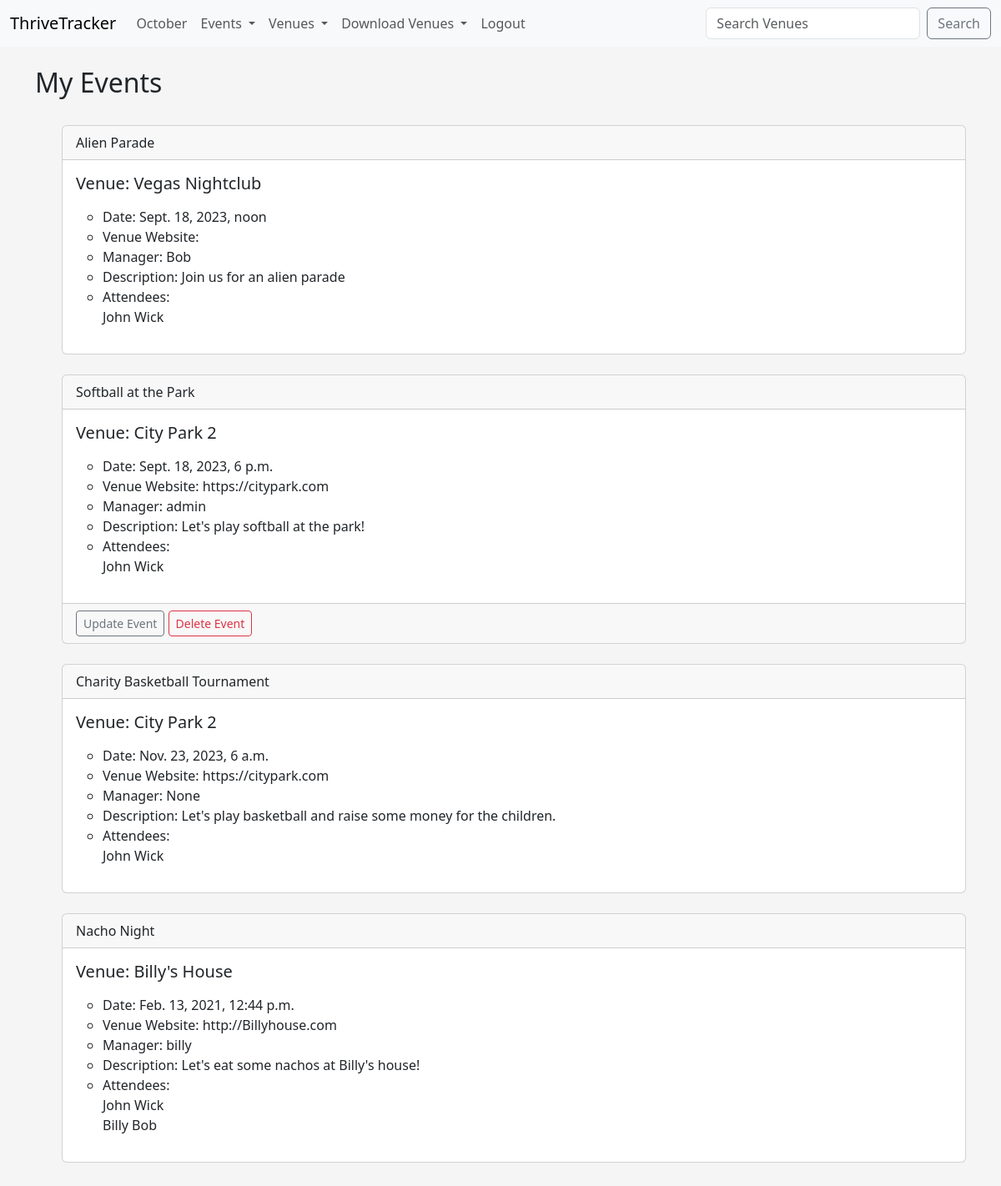
The app's page /my_events (signed in), older data.
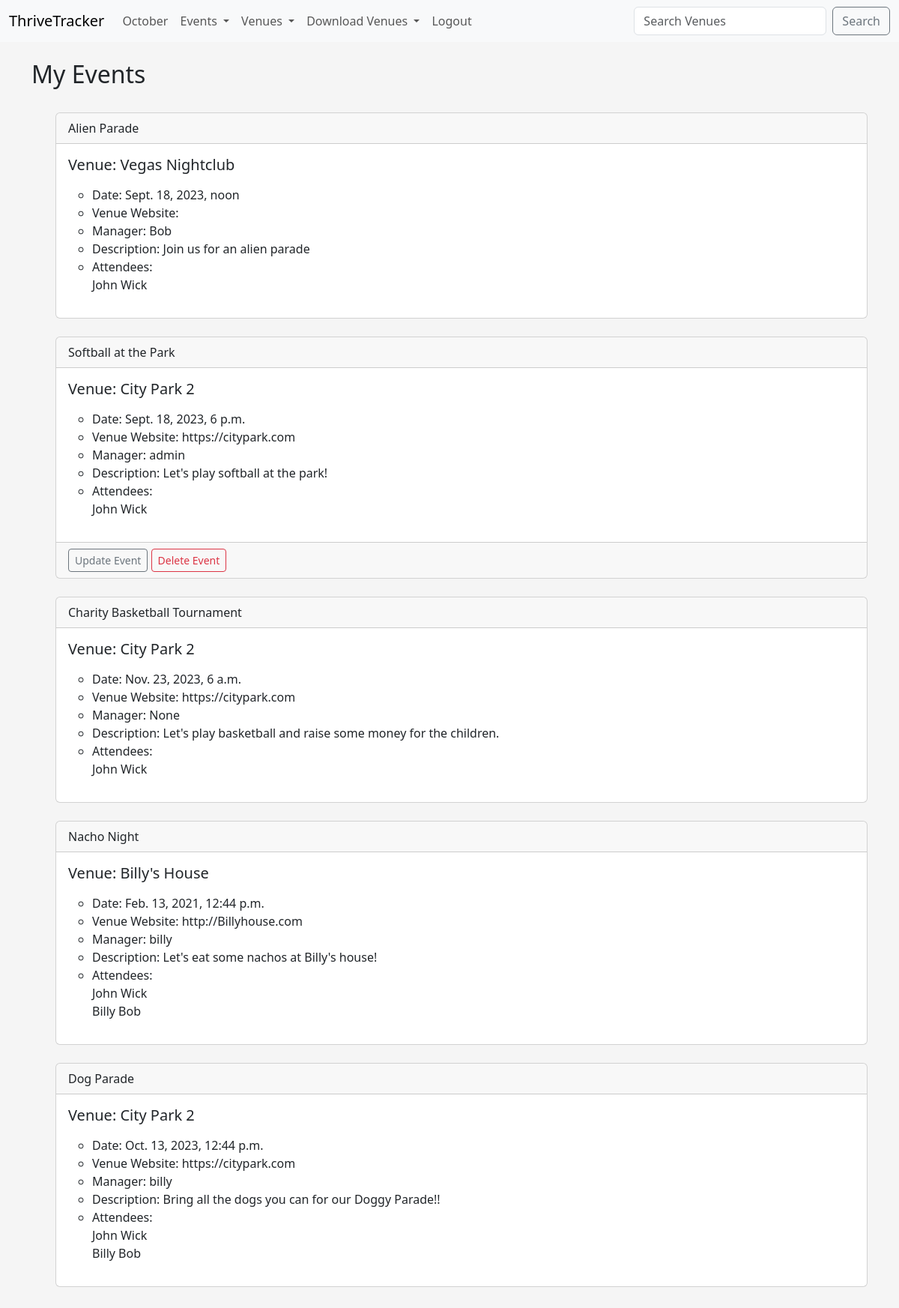
The same page, newer data.
### addiction_calendar/models.py (models this page shows, shortened)
class Event(models.Model):
    name = models.CharField('Event Name', max_length=200)
    event_date = models.DateTimeField('Event Date')
    venue = models.ForeignKey(Venue, blank=True, null=True, on_delete=models.CASCADE)
    manager = models.ForeignKey(User, blank = True, null = True, on_delete=models.SET_NULL)
    description = models.TextField('Event Description', blank=True)
    attendees = models.ManyToManyField(ThriveTrackerUser, blank=True)
    approved = models.BooleanField('Aprroved', default=False)
    def __str__(self):
        return self.name

class Venue(models.Model):
    name = models.CharField('Venue Name', max_length=200)
    address = models.CharField('Venue Address', max_length=300)
    zip_code = models.CharField('Venue Zip Code', max_length=15)
    phone = models.CharField('Venue Phone', max_length=20, blank=True)
    web = models.URLField('Venue Website', blank=True)
    email_address = models.EmailField('Venue Email', blank=True)
    owner = models.IntegerField('Venue Owner', blank=False, default = 1)
    venue_image = models.ImageField('Venue Image', upload_to='images/', blank=True, null=True)
    def __str__(self):
        return self.name

class ThriveTrackerUser(models.Model):
    first_name = models.CharField('First Name', max_length=200)
    last_name = models.CharField('Last Name', max_length=200)
    username = models.CharField('Username', max_length=200)
    email = models.EmailField('Email Address')
    def __str__(self):
        return self.first_name + ' ' + self.last_name

### addiction_calendar/views.py (the view)
# urls.py: path('my_events', views.my_events, name='my-events'),
def my_events(request):
    if request.user.is_authenticated:
        me = request.user.id
        events = Event.objects.filter(attendees=me)
        return render(request, 'addiction_events/my_events.html',
                      {"events":events})
    else:
        messages.success(request, ("You Aren't Authorized To View This Page"))
        return redirect('home')

### addiction_calendar/templates/addiction_events/my_events.html (shortened to what this page needs)
{% extends 'addiction_events/base.html' %}
{% block content %}
    <h2>My Events</h2>
    <br/>
    <ul>
        {% for event in events %}
        <div class="card">
            <div class="card-header">
                {{ event }}
            </div>
            <div class="card-body">
              <h5 class="card-title">Venue: {{ event.venue }}</h5>
              <p class="card-text">
                <ul>
                    <li>Date: {{ event.event_date }}</li>
                    <li>Venue Website: {{ event.venue.web }}</li>
                    <li>Manager: {{ event.manager }}</li>
                    <li>Description: {{ event.description }}</li>
                    <li>Attendees:
                        <br/>
                    {% for user in event.attendees.all %}
                         {{ user }}
                         <br/>
                    {% endfor %}
                    </li>
                </ul>
            </p>
          </div>
          {% if user.is_authenticated %}
            {% if user == event.manager %}
            <div class="card-footer text-muted">
                <a href="{% url 'update-event' event.id %}" class='btn btn-outline-secondary btn-sm'>Update Event</a>
                <a href="{% url 'delete-event' event.id %}" class='btn btn-outline-danger btn-sm'>Delete Event</a>
            </div>
            {% endif %}
        {% endif %}
        </div>
        <br/>
        {% endfor %}
{% endblock %}

### addiction_calendar/templates/addiction_events/base.html (shortened to what this page needs)
<!DOCTYPE html>
<html lang="en">
  <head>
    <link
      href="https://cdn.jsdelivr.net/npm/bootstrap@5.3.1/dist/css/bootstrap.min.css"
      rel="stylesheet"
    />
  </head>
  <body>
    {% include 'addiction_events/navbar.html' %}
    <br />
    <div class="container">
       {% block content %} {% endblock %}
    </div>
  </body>
</html>

### addiction_calendar/templates/addiction_events/navbar.html (shortened to what this page needs)
<nav class="navbar navbar-expand-lg bg-body-tertiary">
  <div class="container-fluid">
    <a class="navbar-brand" href="{%url 'home'%}">ThriveTracker</a>
    <div class="collapse navbar-collapse" id="navbarSupportedContent">
      <ul class="navbar-nav me-auto mb-2 mb-lg-0">
        <li class="nav-item">
          <a class="nav-link" href="{%url 'home' '2023' 'October'%}">October</a>
        </li>
        <li class="nav-item dropdown">
          <a
            class="nav-link dropdown-toggle"
            href="#"
            role="button"
            data-bs-toggle="dropdown"
            aria-expanded="false"
          >
            Events
          </a>
        </li>
        <li class="nav-item dropdown">
          <a
            class="nav-link dropdown-toggle"
            href="#"
            role="button"
            data-bs-toggle="dropdown"
            aria-expanded="false"
          >
            Venues
          </a>
        </li>
        {% if user.is_authenticated %}
        <li class="nav-item dropdown">
          <a
            class="nav-link dropdown-toggle"
            href="#"
            role="button"
            data-bs-toggle="dropdown"
            aria-expanded="false"
          >
            Download Venues
          </a>
        </li>
        <li class="nav-item">
          <a class="nav-link" href="{%url 'logout'%}">Logout</a>
        </li>
        {% endif %}
      </ul>
      <form
        method="POST"
        action="{% url 'search-venues' %}"
        class="d-flex"
        role="search"
      >
        <input
          name="searched"
          class="form-control me-2"
          type="search"
          placeholder="Search Venues"
          aria-label="Search"
        />
        <button class="btn btn-outline-secondary" type="submit">Search</button>
      </form>
    </div>
  </div>
</nav>

### addiction_calendar/templates/addiction_events/base.html (style rules this page uses)
body { background: #f5f5f5; }

Row changes from the older to the newer data that the page shows:
added Event: name "Dog Parade", venue "City Park 2", event_date "Oct. 13, 2023, 12:44 p.m.", venue.web "https://citypark.com", manager "billy", description "Bring all the dogs you can for our Doggy Parade!!", ThriveTrackerUser (first_name+last_name "John Wick"), ThriveTrackerUser (first_name+last_name "Billy Bob")
